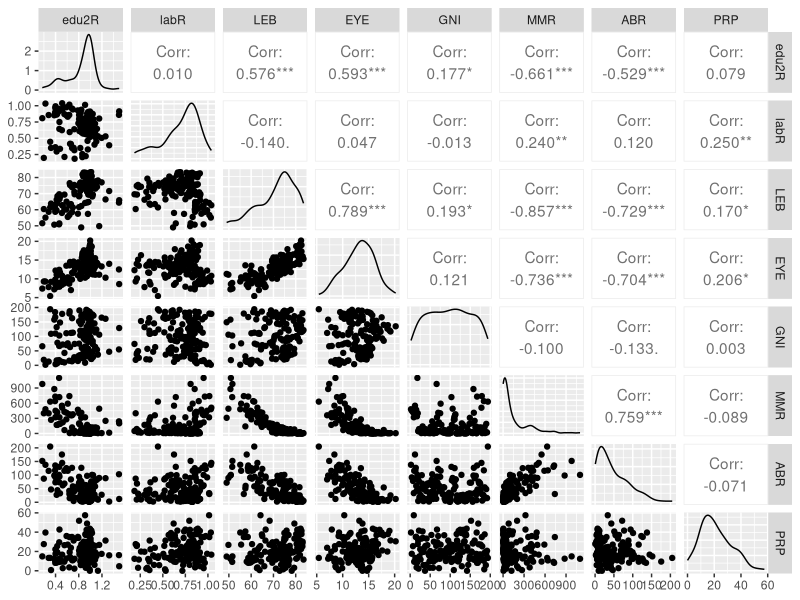
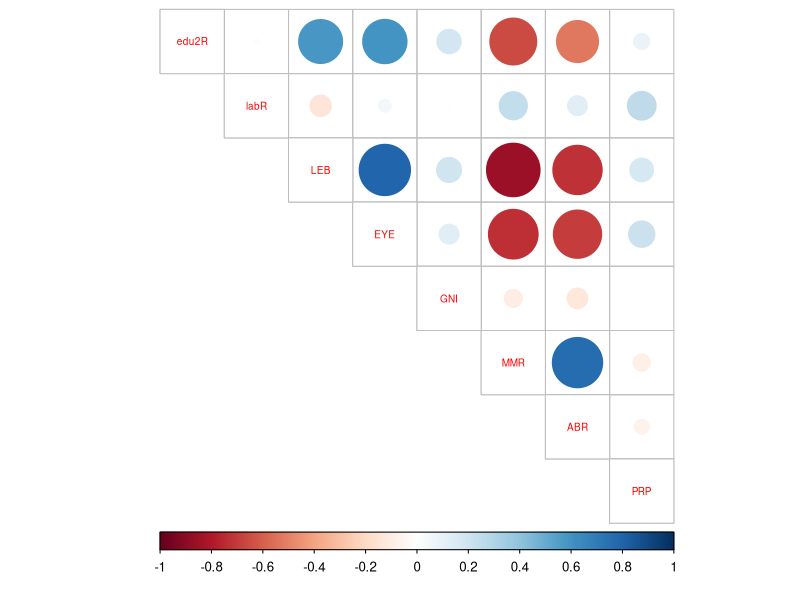
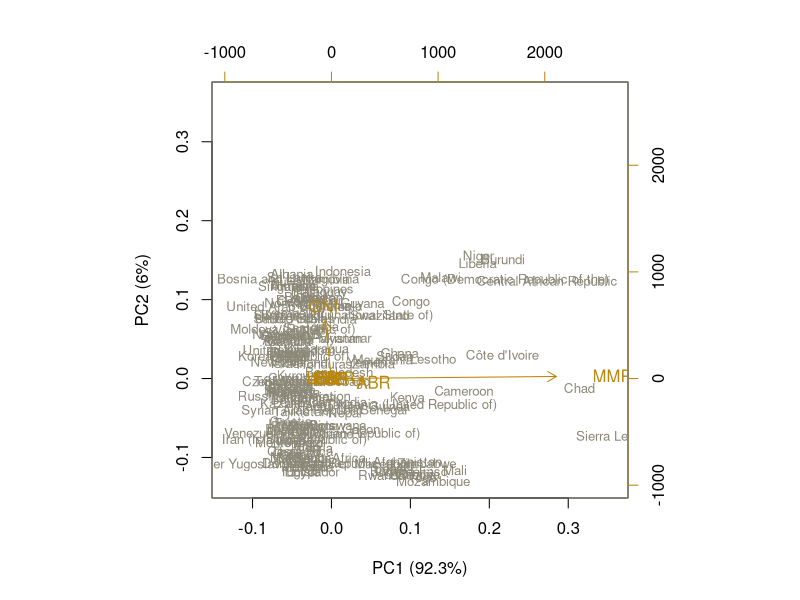

Write R code to recreate these figures, in order.
## ---- chunk 1
date()
## ---- chunk 2
library(dplyr)
library(ggplot2)
library(GGally)
library(tidyr)
#library(boot)
library(corrplot)
library(FactoMineR)

# load the data
human <- read.csv("data/human.csv", header = TRUE, stringsAsFactors = TRUE, row.names = 1)

# summaries of the variables
summary(human)

# graphical overview with 
p <- ggpairs(human, lower = list(combo = wrap("facethist", bins = 20)))
p

## ---- chunk 3
#plotting the correlation matrix
cor_matrix <- cor(human) %>% round(digits = 2)

corrplot(cor_matrix, method="circle", type="upper", cl.pos="b", tl.pos="d", tl.cex = 0.6)

## ---- chunk 4
pca_human <- prcomp(human)

# making a summary of the PCA 
s <- summary(pca_human)

# printing rounded percentages of variance captured by each principal component
pca_pr <- round(100*s$importance[2, ], digits = 1)
pca_pr
# making the lables include the percentages
pc_lab <- paste0(names(pca_pr), " (", pca_pr, "%)")

# draw a biplot
biplot(pca_human, cex = c(0.8, 1),
       col = c("cornsilk4", "darkgoldenrod"),
       xlab = pc_lab[1],
       ylab = pc_lab[2])
